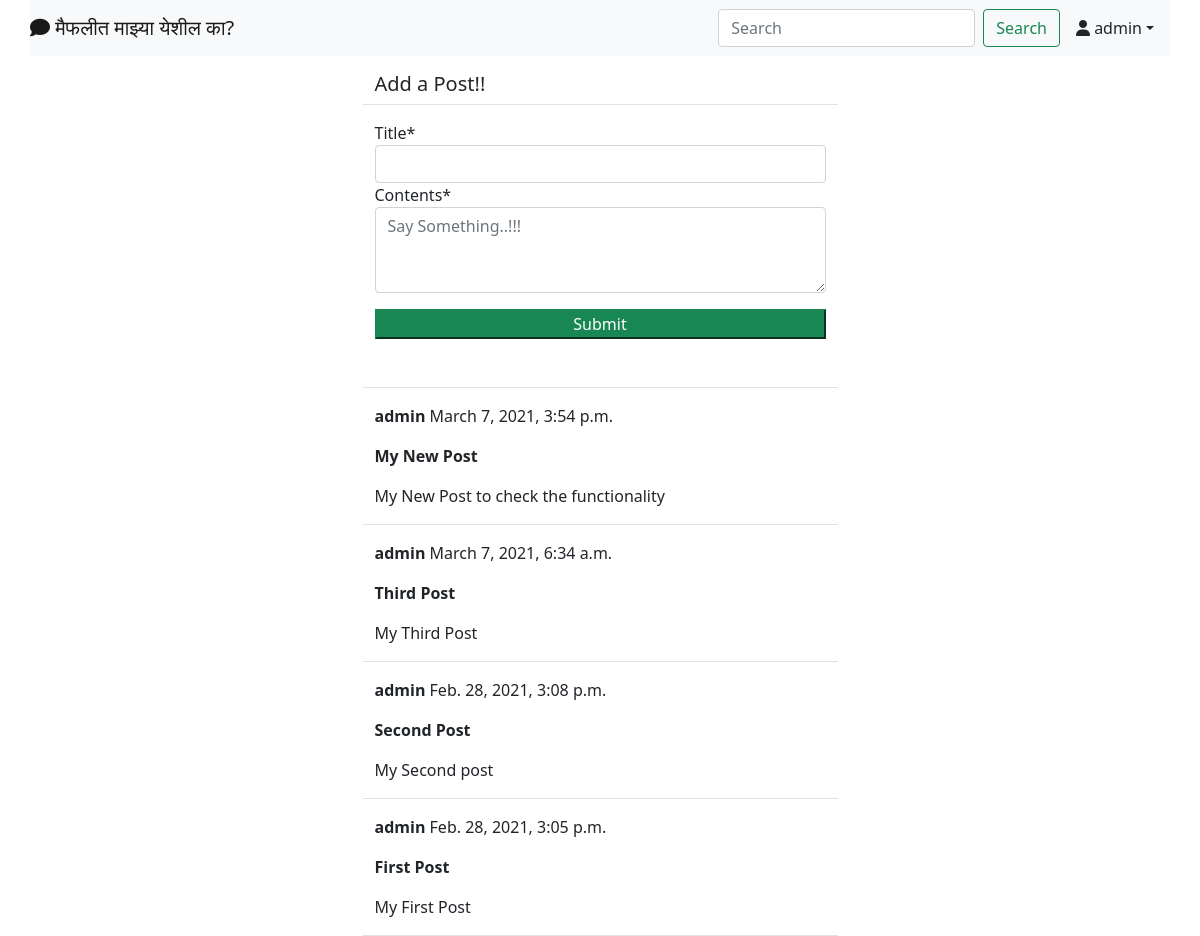
/blog/ (signed in), run on an earlier commit of the app's database.
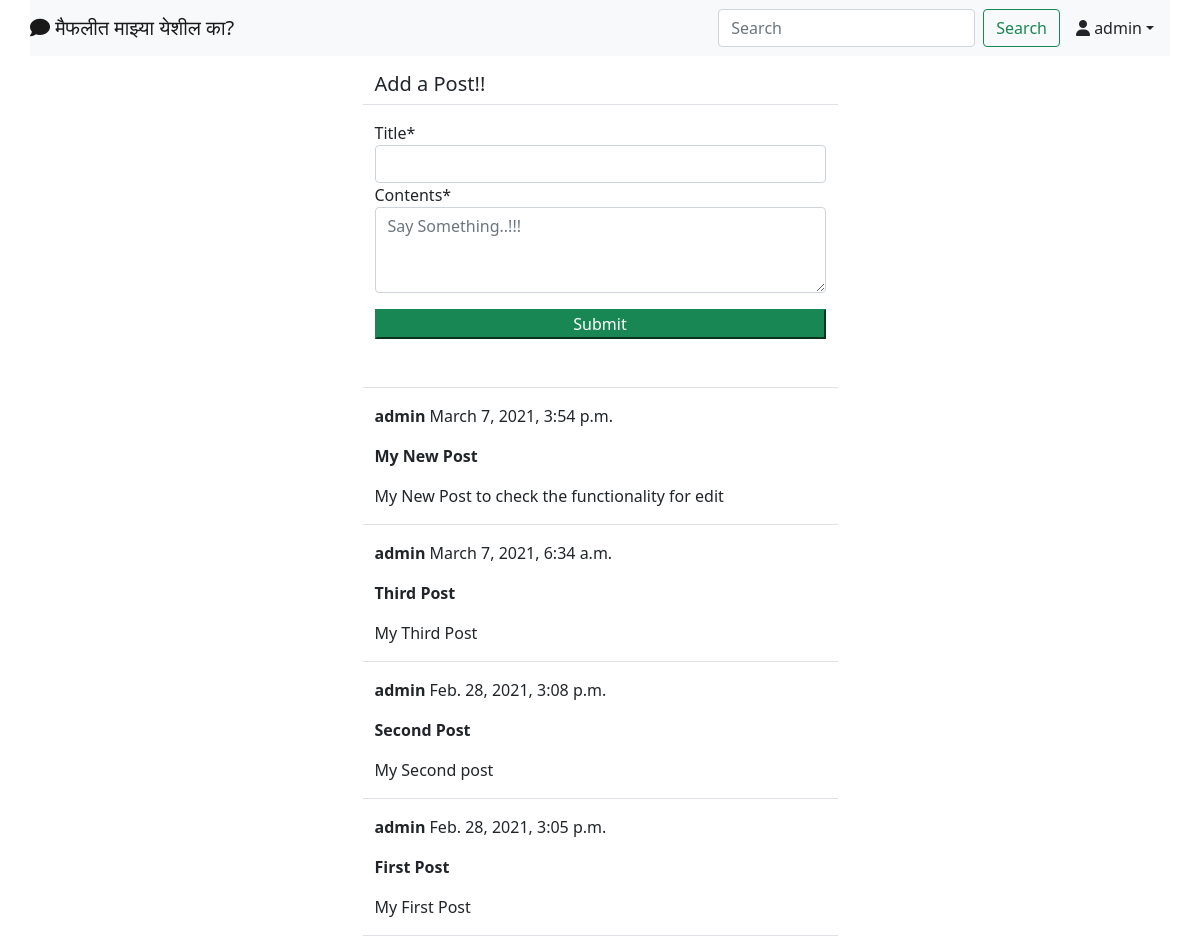
And on a later commit of the database.
### blog/models.py (models this page shows, shortened)
class Post(models.Model):
    title = models.CharField(max_length=255)
    contents = models.TextField()
    author = models.ForeignKey(User,on_delete=models.CASCADE)
    timeStamp = models.DateTimeField(default=timezone.now)

### blog/views.py (the view, shortened to what this page needs)
# urls.py: path('', PostListView.as_view(), name='post-list'),
class PostListView(LoginRequiredMixin, View):
    def get(self, request, *args, **kwargs):
        post = Post.objects.all().order_by('-timeStamp')
        form = PostForm()
        context = {
            'post_list': post,
            'form': form,
        }
        return render (request, 'blog/post_list.html', context)

### blog/forms.py
class PostForm(forms.ModelForm):
    contents = forms.CharField(
        widget=forms.Textarea (attrs={
            'rows': '3',
            'placeholder': 'Say Something..!!!',
        }))
    class Meta:
        model = Post
        fields = ['title', 'contents']

### blog/templates/blog/post_list.html (shortened to what this page needs)
{% extends 'landing/base.html' %}
{% load crispy_forms_tags %}
{% block content %}
<div class="container">
    <div class="row justify-content-center mt-3">
        <div class="col-md-5 col-sm-12 border-bottom">
            <h5>Add a Post!!</h5>
        </div>
    </div>
    <div class="row justify-content-center mt-3">
        <div class="col-md-5 col-sm-12 border-bottom">
            <form method="POST">
                {{form|crispy}}
                <div class="d-grid gap-2">
                    <button class="btb btn-success mt-3 mb-5">Submit</button>
                </div>
            </form>
        </div>
    </div>
{% for post in post_list %}
    <div class="row justify-content-center mt-3">
        <div class="col-md-5 col-sm-12 border-bottom position-relative">
            <p><strong>{{post.author}} </strong>{{post.timeStamp}}</p>
            <p><strong>{{post.title}}</strong></p>
            <p>{{post.contents}}</p>
        </div>
    </div>
{% endfor %}
</div>
{% endblock content %}

What changed in the data, as far as the page shows it:
changed Post "My New Post": contents "My New Post to check the functionality" → "My New Post to check the functionality for edit"
